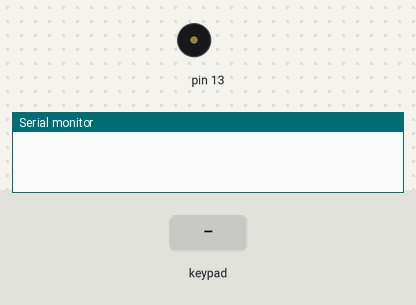
Bench run of a sketch on a simulated Arduino Uno, built with avr-gcc and run on an emulated ATmega328P. On the bench: buzzer (waves = sounding), the last lines printed to the serial monitor. Inputs (shaded band) come from the test bench.

Above: at 1.2 s.
1.3 s: keypad keys 9 8 7 6 pressed 0.4 s apart
At 1.75 s:
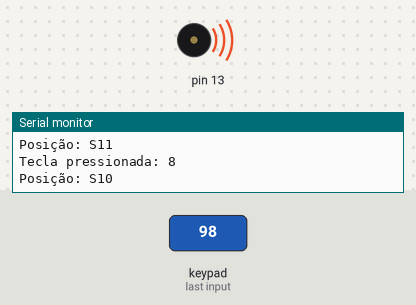
4.4 s: key '*' pressed
At 4.9 s:
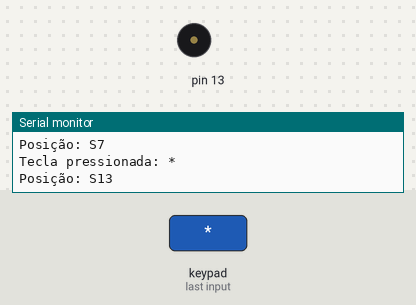
5.9 s: key '#' pressed
At 7.1 s:
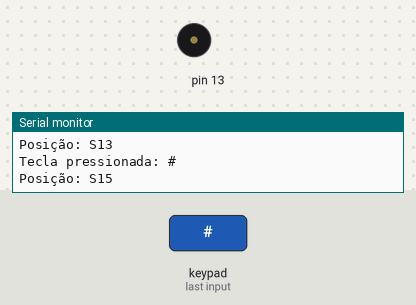
7.4 s: keypad keys 9 8 7 6 A pressed 0.4 s apart
At 7.65 s:
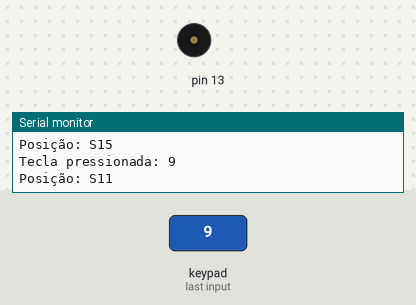
10.9 s: key 'D' pressed
At 12.3 s:
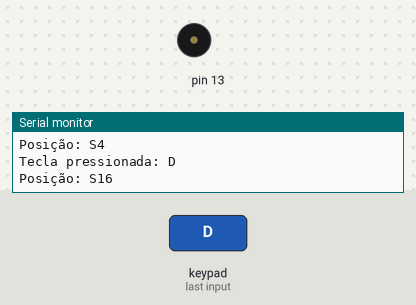
Timing chart, 0 to 13.4 s (numbered marks = the images above; inputs shaded):
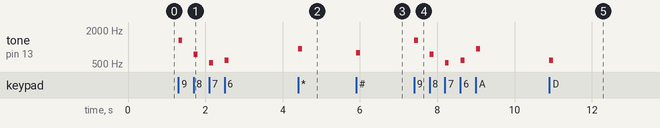

Measured:
- after the input at 1.3 s, tone on pin 13: plays 1319 Hz for 0.10 s, 740 Hz for 0.10 s, 523 Hz for 0.10 s, 587 Hz for 0.10 s, starting at once
- after the input at 4.4 s, tone on pin 13: silent → 932 Hz at once, → silent 0.10 s later
- after the input at 5.9 s, tone on pin 13: silent → 784 Hz at once, → silent 0.10 s later
- after the input at 7.4 s, tone on pin 13: plays 1319 Hz for 0.10 s, 740 Hz for 0.10 s, 523 Hz for 0.10 s, 587 Hz for 0.10 s, 932 Hz for 0.10 s, starting at once
- after the input at 10.9 s, tone on pin 13: silent → 587 Hz at once, → silent 0.10 s later

The sketch:

16keypadUndertale.ino
```cpp
#include <Keypad.h>

// Definição das linhas e colunas do keypad
const byte ROWS = 4; // quatro linhas
const byte COLS = 4; // quatro colunas

// Definição dos pinos das linhas e colunas
byte rowPins[ROWS] = {9, 8, 7, 6}; // Conecte às linhas do keypad (R1, R2, R3, R4)
byte colPins[COLS] = {5, 4, 3, 2}; // Conecte às colunas do keypad (C1, C2, C3, C4)

// Definição dos caracteres mapeados para cada botão
char keys[ROWS][COLS] = {
  {'*', '0', '#', 'D'},
  {'7', '8', '9', 'C'},
  {'4', '5', '6', 'B'},
  {'1', '2', '3', 'A'}
};

// Inicialização do keypad
Keypad keypad = Keypad(makeKeymap(keys), rowPins, colPins, ROWS, COLS);

// Definição das notas
#define NOTE_B0  31
#define NOTE_C1  33
#define NOTE_CS1 35
#define NOTE_D1  37
#define NOTE_DS1 39
#define NOTE_E1  41
#define NOTE_F1  44
#define NOTE_FS1 46
#define NOTE_G1  49
#define NOTE_GS1 52
#define NOTE_A1  55
#define NOTE_AS1 58
#define NOTE_B1  62
#define NOTE_C2  65
#define NOTE_CS2 69
#define NOTE_D2  73
#define NOTE_DS2 78
#define NOTE_E2  82
#define NOTE_F2  87
#define NOTE_FS2 93
#define NOTE_G2  98
#define NOTE_GS2 104
#define NOTE_A2  110
#define NOTE_AS2 117
#define NOTE_B2  123
#define NOTE_C3  131
#define NOTE_CS3 139
#define NOTE_D3  147
#define NOTE_DS3 156
#define NOTE_E3  165
#define NOTE_F3  175
#define NOTE_FS3 185
#define NOTE_G3  196
#define NOTE_GS3 208
#define NOTE_A3  220
#define NOTE_AS3 233
#define NOTE_B3  247
#define NOTE_C4  262
#define NOTE_CS4 277
#define NOTE_D4  294
#define NOTE_DS4 311
#define NOTE_E4  330
#define NOTE_F4  349
#define NOTE_FS4 370
#define NOTE_G4  392
#define NOTE_GS4 415
#define NOTE_A4  440
#define NOTE_AS4 466
#define NOTE_B4  494
#define NOTE_C5  523
#define NOTE_CS5 554
#define NOTE_D5  587
#define NOTE_DS5 622
#define NOTE_E5  659
#define NOTE_F5  698
#define NOTE_FS5 740
#define NOTE_G5  784
#define NOTE_GS5 831
#define NOTE_A5  880
#define NOTE_AS5 932
#define NOTE_B5  988
#define NOTE_C6  1047
#define NOTE_CS6 1109
#define NOTE_D6  1175
#define NOTE_DS6 1245
#define NOTE_E6  1319
#define NOTE_F6  1397
#define NOTE_FS6 1480
#define NOTE_G6  1568
#define NOTE_GS6 1661
#define NOTE_A6  1760
#define NOTE_AS6 1865
#define NOTE_B6  1976
#define NOTE_C7  2093
#define NOTE_CS7 2217
#define NOTE_D7  2349
#define NOTE_DS7 2489
#define NOTE_E7  2637
#define NOTE_F7  2794
#define NOTE_FS7 2960
#define NOTE_G7  3136
#define NOTE_GS7 3322
#define NOTE_A7  3520
#define NOTE_AS7 3729
#define NOTE_B7  3951
#define NOTE_C8  4186
#define NOTE_CS8 4435
#define NOTE_D8  4699
#define NOTE_DS8 4978
#define REST 0

void setup() {
  pinMode(13, OUTPUT);
  Serial.begin(9600);
}

void loop() {
  char key = keypad.getKey();

  if (key) {
    Serial.print("Tecla pressionada: ");
    Serial.println(key);
    handleKeyPress(key);
  }
}

void handleKeyPress(char key) {
  switch (key) {
    case '1':
      Serial.println("Posição: S1");
      tone(13, NOTE_E5);
      break;
    case '2':
      Serial.println("Posição: S2");
      tone(13, NOTE_E6);
      break;
    case '3':
      Serial.println("Posição: S3");
      tone(13, NOTE_B5);
      break;
    case 'A':
      Serial.println("Posição: S4");
      tone(13, NOTE_AS5);
      break;
    case '4':
      Serial.println("Posição: S5");
      tone(13, NOTE_A5);
      break;
    case '5':
      Serial.println("Posição: S6");
      tone(13, NOTE_G5);
      break;
    case '6':
      Serial.println("Posição: S7");
      tone(13, NOTE_D5);
      break;
    case 'B':
      Serial.println("Posição: S8");
      tone(13, NOTE_CS5);
      break;
    case '7':
      Serial.println("Posição: S9");
      tone(13, NOTE_C5);
      break;
    case '8':
      Serial.println("Posição: S10");
      tone(13, NOTE_FS5);
      break;
    case '9':
      Serial.println("Posição: S11");
      tone(13, NOTE_E6);
      break;
    case 'C':
      Serial.println("Posição: S12");
      tone(13, NOTE_B5);
      break;
    case '*':
      Serial.println("Posição: S13");
      tone(13, NOTE_AS5);
      break;
    case '0':
      Serial.println("Posição: S14");
      tone(13, NOTE_A5);
      break;
    case '#':
      Serial.println("Posição: S15");
      tone(13, NOTE_G5);
      break;
    case 'D':
      Serial.println("Posição: S16");
      tone(13, NOTE_D5);
      break;
    default:
      noTone(13);
      break;
  }
  delay(100); // Delay para evitar múltiplos toques
  noTone(13); // Parar o tom
}
```
